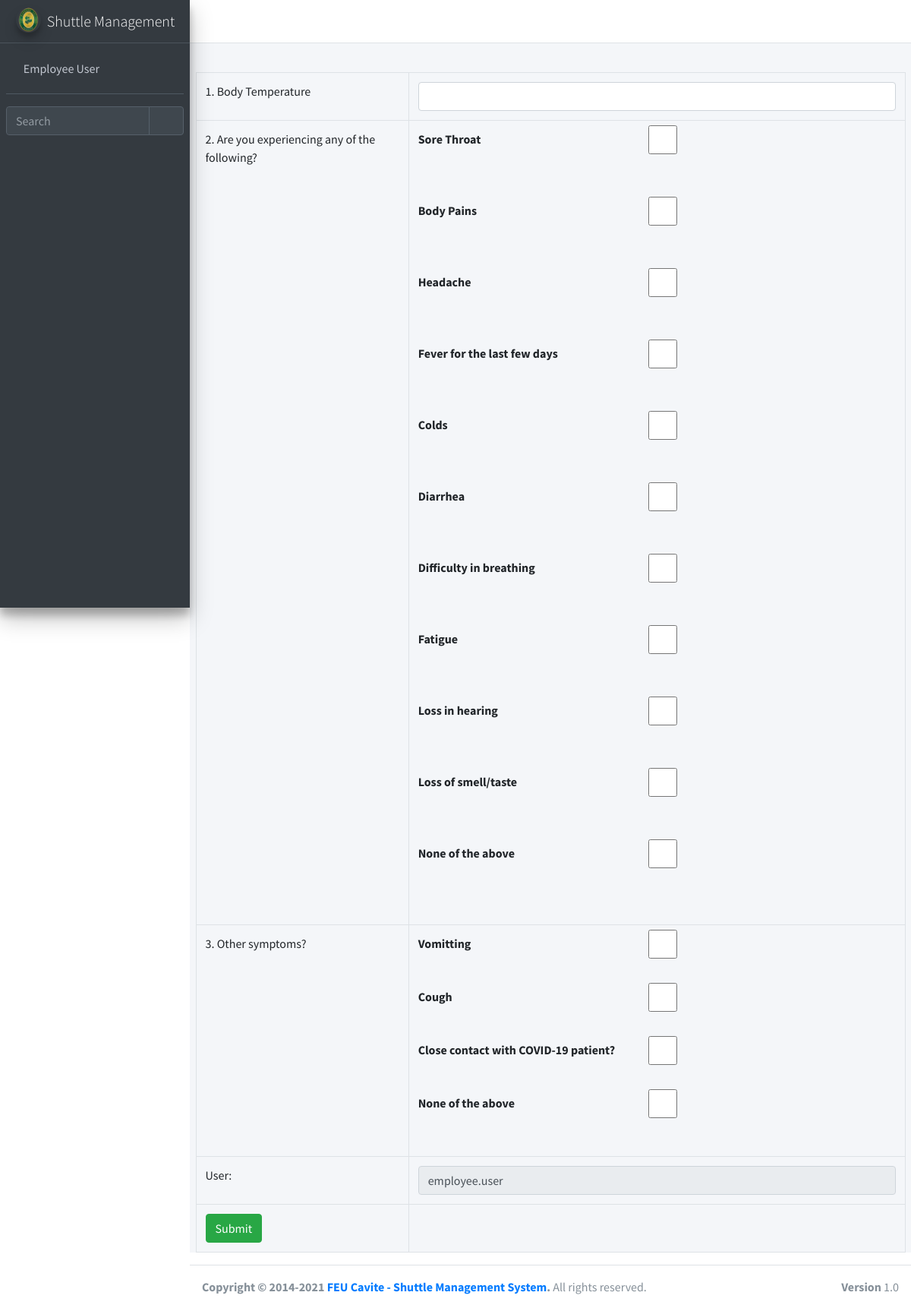
The app's page /ticket/hdf/7 (signed in) with its own data.
### ticket/models.py (models this page shows, shortened)
class hdf(models.Model):
    q1 = models.ForeignKey(questions, max_length=255, blank=True, null = True, related_name="q1", on_delete=models.CASCADE)
    a1 = models.CharField(max_length=255, blank=True, null = True)
    q2 = models.ForeignKey(questions, max_length=255, blank=True, null = True, related_name="q2", on_delete=models.CASCADE)
    a2 = models.CharField(max_length=255, blank=True, null = True)
    q3 = models.ForeignKey(questions, max_length=255, blank=True, null = True, related_name="q3", on_delete=models.CASCADE)
    a3 = models.CharField(max_length=255, blank=True, null = True)
    user = models.ForeignKey(User, null=True, blank=True, on_delete=models.CASCADE)
    ticket = models.ForeignKey(Tickets, null=True, blank=True, on_delete=models.CASCADE)
    qr_code = models.ImageField(upload_to = 'uploads/', blank = True, null = True)

class questions(models.Model):
    questions = models.CharField(max_length=255, blank=True, null = True)
    def __str__(self):
        return str(self.questions)

### ticket/views.py (the view, shortened to what this page needs)
# urls.py: path('hdf/<int:tag>', login_required(views.df), name = "hdf"),
def df(request, tag = 0):
	query = {
		'tag': tag,
		'hd': hdf.objects.all()[:1],
	}
	return render(request, 'ticket/hdf.html', query)

### ticket/templates/ticket/hdf.html (shortened to what this page needs)
{% extends 'ticket/popupbase.html' %}
{% block content %}
{% load crispy_forms_tags %}
{% load static %}
<section>
<div class="container-fluid">
<form method="POST">
	{% for items in hd %}
	<table class="table table-bordered">
		<tr>
			<td style="width: 30%">
				1. {{items.q1}}
			</td>
			<td style="width: 70%">
				<input type="text" name="a1" class="form-control" required>
			</td>
		</tr>
		<tr>
			<td>
				2. {{items.q2}}
			</td>
			<td>
				<label for="a2">Sore Throat<input type="checkbox" id="a2" name="a2" value="Sore Throat" class="form-control op"></label><br>
  				<label for="a2">Body Pains
  				<input type="checkbox" id="a2" name="a2" value="Body Pains" class="form-control op"></label><br>
  				<label for="a2">Headache
  				<input type="checkbox" id="a2" name="a2" value="Headache" class="form-control op"></label><br>
  				<label for="a2">Fever for the last few days
  				<input type="checkbox" id="a2" name="a2" value="Fever" class="form-control op"></label><br>
  				<label for="a2">Colds
  				<input type="checkbox" id="a2" name="a2" value="Colds" class="form-control op"></label><br>
  				<label for="a2">Diarrhea
  				<input type="checkbox" id="a2" name="a2" value="Diarrhea" class="form-control op"></label><br>
  				<label for="a2">Difficulty in breathing
  				<input type="checkbox" id="a2" name="a2" value="Difficulty in breathing" class="form-control op"></label><br>
  				<label for="a2">Fatigue
  				<input type="checkbox" id="a2" name="a2" value="Fatigue" class="form-control op"></label><br>
  				<label for="a2">Loss in hearing
  				<input type="checkbox" id="a2" name="a2" value="Loss in hearing" class="form-control op"></label><br>
  				<label for="a2">Loss of smell/taste
  				<input type="checkbox" id="a2" name="a2" value="Loss of smell/taste" class="form-control op"></label><br>
  				<label for="a3">None of the above
  				<input type="checkbox" id="a2" name="a2" value="None of the above" class="form-control op"></label><br>
			</td>
		</tr>
		<tr>
			<td>
				3. {{items.q3}}
			</td>
			<td>
				<label for="a3">Vomitting
				<input type="checkbox" id="a3" name="a3" value="Vomitting" class="form-control op"></label>
  				<label for="a3">Cough
  				<input type="checkbox" id="a3" name="a3" value="Cough" class="form-control op"></label>
  				<label for="a3">Close contact with COVID-19 patient?
  				<input type="checkbox" id="a3" name="a3" value="Close contact" class="form-control op"></label>
  				<label for="a3">None of the above
  				<input type="checkbox" id="a3" name="a3" value="None of the above" class="form-control op"></label>
			</td>
		</tr>
		<tr>
			<td>
				User:
			</td>
			<td>
				<input type="text" name="eadd" class="form-control" value="{{user}}" readonly>
			</td>
		</tr>
		<tr>
			<td>
				<input type="submit" value="Submit" class="btn btn-success">
			</td>
		</tr>
	</table>
	{% endfor %}
</form>
</div>
</section>
{% endblock content %}

### ticket/templates/ticket/popupbase.html (shortened to what this page needs)
{% load static %}
<!DOCTYPE html>
<html lang="en">
<head>
  <link rel="stylesheet" href="{% static 'basetemp/plugins/fontawesome-free/css/all.min.css' %}">
  <link rel="stylesheet" href="https://code.ionicframework.com/ionicons/2.0.1/css/ionicons.min.css">
  <link rel="stylesheet" href="{% static 'basetemp/plugins/tempusdominus-bootstrap-4/css/tempusdominus-bootstrap-4.min.css' %}">
  <link rel="stylesheet" href="{% static 'basetemp/plugins/icheck-bootstrap/icheck-bootstrap.min.css' %}">
  <link rel="stylesheet" href="{% static 'basetemp/plugins/jqvmap/jqvmap.min.css' %}">
  <link rel="stylesheet" href="{% static 'basetemp/dist/css/adminlte.min.css' %}">
  <link rel="stylesheet" href="{% static 'basetemp/plugins/overlayScrollbars/css/OverlayScrollbars.min.css' %}">
  <link rel="stylesheet" href="{% static 'basetemp/plugins/daterangepicker/daterangepicker.css' %}">
  <link rel="stylesheet" href="{% static 'basetemp/plugins/summernote/summernote-bs4.min.css' %}">
</head>
<body class="hold-transition sidebar-mini layout-fixed">
<div class="wrapper">
  <nav class="main-header navbar navbar-expand navbar-white navbar-light">
    <ul class="navbar-nav">
      <li class="nav-item">
        <a class="nav-link" data-widget="pushmenu" href="#" role="button"><i class="fas fa-bars"></i></a>
      </li>
      <li class="nav-item d-none d-sm-inline-block">
        <a href="#" class="nav-link"></a>
      </li>
    </ul>
    <ul class="navbar-nav ml-auto">
      <li class="nav-item">
        <a class="nav-link" data-widget="fullscreen" href="#" role="button">
          <i class="fas fa-expand-arrows-alt"></i>
        </a>
      </li>
    </ul>
  </nav>
  <aside class="main-sidebar sidebar-dark-primary elevation-4">
    <a href="/" class="brand-link">
      <img src="{% static 'shuttle/feulogo.png' %}" alt="AdminLTE Logo" class="brand-image img-circle elevation-3" style="opacity: .8">
      <span class="brand-text font-weight-light">Shuttle Management</span>
    </a>
    <div class="sidebar">
      <div class="user-panel mt-3 pb-3 mb-3 d-flex">
        <div class="image">
        </div>
        <div class="info">
          <a href="#" class="d-block">{{user.get_full_name}}</a>
        </div>
      </div>
      <div class="form-inline">
        <div class="input-group" data-widget="sidebar-search">
          <input class="form-control form-control-sidebar" type="search" placeholder="Search" aria-label="Search">
          <div class="input-group-append">
            <button class="btn btn-sidebar">
              <i class="fas fa-search fa-fw"></i>
            </button>
          </div>
        </div>
      </div>
    </div>
  </aside>
  <div class="content-wrapper">
    <div class="content-header">
    </div>
    {% block content %}
    {% endblock content %}
  </div>
  <footer class="main-footer">
    <strong>Copyright &copy; 2014-2021 <a href="#">FEU Cavite - Shuttle Management System</a>.</strong>
    All rights reserved.
    <div class="float-right d-none d-sm-inline-block">
      <b>Version</b> 1.0
    </div>
  </footer>
</div>
</body>
</html>

### ticket/templates/ticket/hdf.html (style rules this page uses)
label { display: block; padding-left: 15px; text-indent: -15px; }
.op { padding: 0; margin:0; vertical-align: bottom; position: relative; top: -30px; }

### records on screen
hdf: q1 "Body Temperature", q2 "Are you experiencing any of the following?", q3 "Other symptoms?"

### other values on screen
{{ user.get_full_name }} "Employee User"
